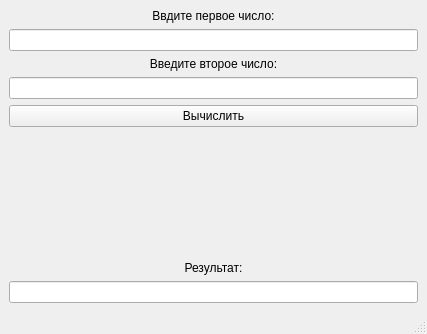
<?xml version="1.0" encoding="UTF-8"?>
<ui version="4.0">
 <class>MainWindow</class>
 <widget class="QMainWindow" name="MainWindow">
  <property name="geometry">
   <rect>
    <x>0</x>
    <y>0</y>
    <width>427</width>
    <height>334</height>
   </rect>
  </property>
  <property name="windowTitle">
   <string>MainWindow</string>
  </property>
  <widget class="QWidget" name="centralwidget">
   <layout class="QVBoxLayout" name="verticalLayout">
    <item>
     <widget class="QLabel" name="firstNum_label">
      <property name="sizePolicy">
       <sizepolicy hsizetype="Preferred" vsizetype="Fixed">
        <horstretch>0</horstretch>
        <verstretch>0</verstretch>
       </sizepolicy>
      </property>
      <property name="text">
       <string>Ввдите первое число:</string>
      </property>
      <property name="alignment">
       <set>Qt::AlignCenter</set>
      </property>
     </widget>
    </item>
    <item>
     <widget class="QLineEdit" name="firstNum_edit"/>
    </item>
    <item>
     <widget class="QLabel" name="secondNum_label">
      <property name="sizePolicy">
       <sizepolicy hsizetype="Preferred" vsizetype="Fixed">
        <horstretch>0</horstretch>
        <verstretch>0</verstretch>
       </sizepolicy>
      </property>
      <property name="text">
       <string>Введите второе число:</string>
      </property>
      <property name="alignment">
       <set>Qt::AlignCenter</set>
      </property>
     </widget>
    </item>
    <item>
     <widget class="QLineEdit" name="secondNum_edit"/>
    </item>
    <item>
     <widget class="QPushButton" name="calculate_button">
      <property name="text">
       <string>Вычислить</string>
      </property>
     </widget>
    </item>
    <item>
     <spacer name="verticalSpacer">
      <property name="orientation">
       <enum>Qt::Vertical</enum>
      </property>
      <property name="sizeHint" stdset="0">
       <size>
        <width>20</width>
        <height>40</height>
       </size>
      </property>
     </spacer>
    </item>
    <item>
     <widget class="QLabel" name="result_label">
      <property name="text">
       <string>Результат:</string>
      </property>
      <property name="alignment">
       <set>Qt::AlignCenter</set>
      </property>
     </widget>
    </item>
    <item>
     <widget class="QLineEdit" name="result_edit">
      <property name="readOnly">
       <bool>false</bool>
      </property>
     </widget>
    </item>
   </layout>
  </widget>
  <widget class="QMenuBar" name="menubar">
   <property name="geometry">
    <rect>
     <x>0</x>
     <y>0</y>
     <width>427</width>
     <height>22</height>
    </rect>
   </property>
  </widget>
  <widget class="QStatusBar" name="statusbar"/>
 </widget>
 <resources/>
 <connections/>
</ui>
